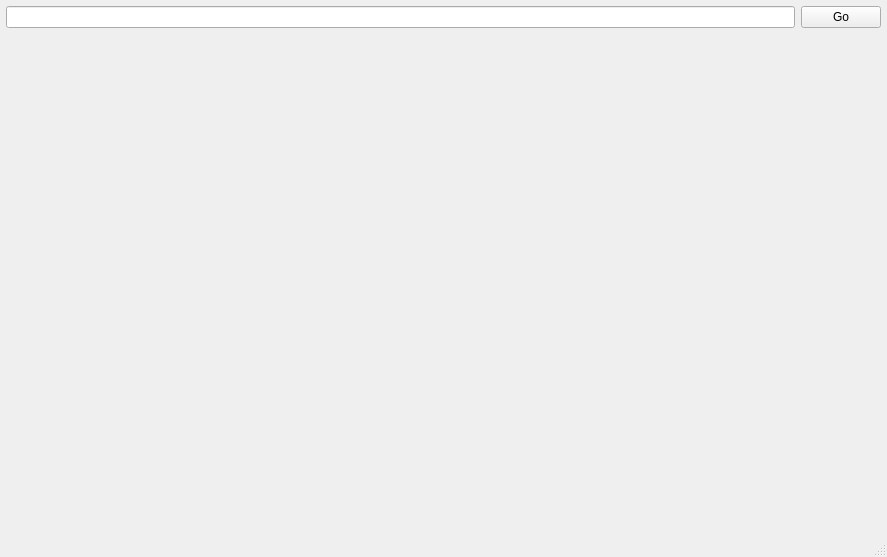
<?xml version="1.0" encoding="UTF-8"?>
<ui version="4.0">
 <class>MainWindow</class>
 <widget class="QMainWindow" name="MainWindow">
  <property name="geometry">
   <rect>
    <x>0</x>
    <y>0</y>
    <width>887</width>
    <height>557</height>
   </rect>
  </property>
  <property name="windowTitle">
   <string>MainWindow</string>
  </property>
  <widget class="QWidget" name="centralWidget">
   <layout class="QVBoxLayout" name="verticalLayout" stretch="0,1">
    <property name="leftMargin">
     <number>6</number>
    </property>
    <property name="topMargin">
     <number>6</number>
    </property>
    <property name="rightMargin">
     <number>6</number>
    </property>
    <property name="bottomMargin">
     <number>6</number>
    </property>
    <item>
     <layout class="QHBoxLayout" name="horizontalLayout">
      <item>
       <widget class="QLineEdit" name="leUrl"/>
      </item>
      <item>
       <widget class="QPushButton" name="pbGo">
        <property name="text">
         <string>Go</string>
        </property>
       </widget>
      </item>
     </layout>
    </item>
    <item>
     <widget class="ChromiumWebView" name="webView" native="true"/>
    </item>
   </layout>
  </widget>
  <widget class="QStatusBar" name="statusBar"/>
 </widget>
 <layoutdefault spacing="6" margin="11"/>
 <customwidgets>
  <customwidget>
   <class>ChromiumWebView</class>
   <extends>QWidget</extends>
   <header>chromiumwebview.h</header>
   <container>1</container>
  </customwidget>
 </customwidgets>
 <resources/>
 <connections/>
</ui>
